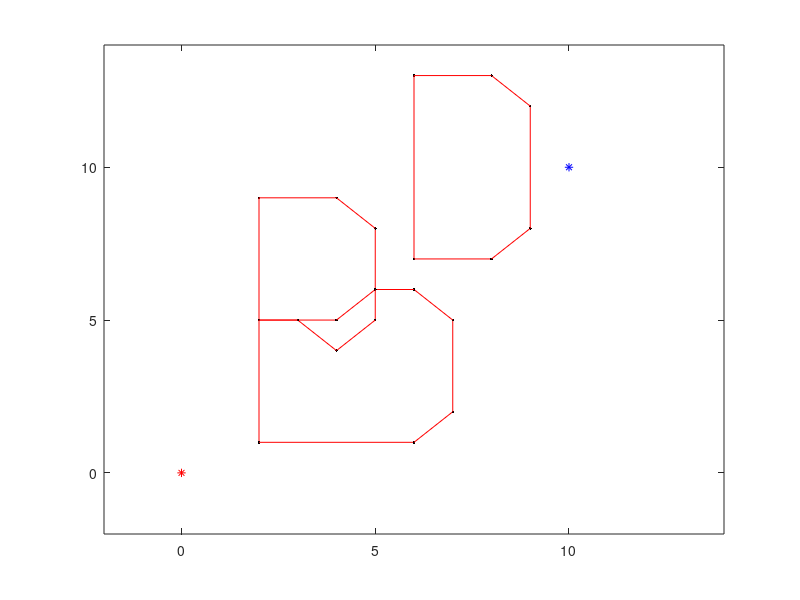

This figure's MATLAB source: (Note: this script raises an error after producing the figure.)
clear all;



%%%%%%%%%%%%%%%%%%%%%%%%%%%%%%%%%% DRAW OBSTACLES %%%%%%%%%%%%%%%%%%%%%%%%

tmp_data = importdata('input_triangle.txt',',');
size_tmp_data=size(tmp_data);
tmp_data2=cell2mat(tmp_data(1));
start=str2num(tmp_data2);
tmp_data2=cell2mat(tmp_data(2));
goal=str2num(tmp_data2);

tmp_data2=cell2mat(tmp_data(3));
obstacle1=[str2num(tmp_data2)];
obstacle1 = [obstacle1 obstacle1(1) obstacle1(2)];

tmp_data2=cell2mat(tmp_data(4));
obstacle2=[str2num(tmp_data2)];
obstacle2 = [obstacle2 obstacle2(1) obstacle2(2)];

tmp_data2=cell2mat(tmp_data(5));
obstacle3=[str2num(tmp_data2)];
obstacle3= [obstacle3 obstacle3(1) obstacle3(2)];

size_obstacle1 = size(obstacle1);
size_obstacle2 = size(obstacle2);
size_obstacle3 = size(obstacle3);


for i=1:2:size_obstacle1(2)-3
    plot(obstacle1(i),obstacle1(i+1),'k.');
    hold on;
    plot([obstacle1(i),obstacle1(i+2)],[obstacle1(i+1),obstacle1(i+3)],'r');
    hold on;
end
for i=1:2:size_obstacle2(2)-3
    plot(obstacle2(i),obstacle2(i+1),'k.');
    hold on;
    plot([obstacle2(i),obstacle2(i+2)],[obstacle2(i+1),obstacle2(i+3)],'r');
    hold on;
end
for i=1:2:size_obstacle3(2)-3
    plot(obstacle3(i),obstacle3(i+1),'k.');
    hold on;
    plot([obstacle3(i),obstacle3(i+2)],[obstacle3(i+1),obstacle3(i+3)],'r');
    hold on;
end

xlim([-2 14]);
ylim([-2 14]);
%%%%%%%%%%%%%%%%%%%%%%%%%%%%%%%%%% DRAW OBSTACLES %%%%%%%%%%%%%%%%%%%%%%%%

%%%%%%%%%%%%%%%%%%% PARAMETERS %%%%%%%%%%%%%%%%%%%%%%%%%%%%%%%%%%%%%
epsilon = 0.3;
destination_threshold = 0.1;
%%%%%%%%%%%%%%%%%%%%%%%%%%%%%%%%%%%%%%%%%%%%%%%%%%%%%%%%%%%%%%%%%%%%


Q = [start];
q_n = start;
arrived =0;
i = 1;

plot(start(1),start(2),'r*');
plot(goal(1),goal(2),'b*');

while arrived == 0
    
    %%%%%%% Random alpha  
    alpha = [rand(1)*16-2 rand(1)*16-2];
    
    %%%%%%% find q_near
    
    size_Q = size(Q);
    for j = 1:size_Q(1)
        Q_distance(j) = sqrt((alpha(1)-Q(j,1))^2 + (alpha(2)-Q(j,2))^2);
    end
    [Q_distance_min, Q_distance_index] = min(Q_distance);
    q_n = Q(Q_distance_index,:);
    Q_distance = [];

    %%%%%%% if alpha is too far, normalize by epsilon
        
    distance_alpha = sqrt((q_n(1)-alpha(1))^2+(q_n(2)-alpha(2))^2);

    if distance_alpha > epsilon
        alpha(1) = q_n(1) + (alpha(1)-q_n(1))*epsilon / distance_alpha;
        alpha(2) = q_n(2) + (alpha(2)-q_n(2))*epsilon / distance_alpha;
    end
    
    %%%%% if alpha is inside obstacle, ignore it
    alpha_inobstacle1=triangle_inobstacle(alpha,obstacle1);
    alpha_inobstacle2=triangle_inobstacle(alpha,obstacle2);
    alpha_inobstacle3=triangle_inobstacle(alpha,obstacle3);
    
    if alpha_inobstacle1==true || alpha_inobstacle2==true || alpha_inobstacle3==true 
        alpha_inobstacle = true;
    else
        alpha_inobstacle = false;
    end
    
    
    % if alpha is not inside obstacles, then start
    if alpha_inobstacle == false

%         plot(alpha(1),alpha(2),'o')
%         hold on;

        % Check the collision
        intersec = triangle_Collision_obstacle(q_n,alpha,obstacle1,obstacle2,obstacle3);
%         intersec = round(intersec,1);
        intersec = unique(intersec, 'rows');
        size_intersec = size(intersec);

        % if there is no collision, just connect.
        if isempty(intersec)==true
            q_s = alpha;
        else % if there is collision, pick the closest point to q_n and connect it.
            for j=1:size_intersec(1)
                distance(j) = sqrt((q_n(1)-intersec(j,1))^2 + (q_n(2)-intersec(j,2))^2);
            end
            [val,min_index]=min(distance);
                if size_intersec(1) == 1 && val < eps(10)
                    q_s = alpha;
                else
                    q_s=[intersec(min_index,1),intersec(min_index,2)];
%                     plot(intersec(:,1),intersec(:,2),'r*')
%                     hold on;
                end
        end
        distance = [];
%         plot(q_s(1),q_s(2),'ro')
        plot([q_s(1), q_n(1)],[q_s(2),q_n(2)],'k');
        
        if abs(q_s - goal) < destination_threshold
            arrived = 1;
        end
        
        i = size_Q(1) + 1;
        Q(i,:) = q_s;
        Q_path(i,:) = [q_n q_s];
        Q = unique(Q,'rows');

        intersec=[];
        drawnow;
    end
end

size_q_path = size(Q_path);

next = Q_path(size_q_path(1), 1:2);
flag = 0;
k = 1;
path_save(1,:) = q_s;

while flag == 0
    
    k = k+1;
    path_save(k,:) = next;
    
    for i = 1:size_q_path(1)
        if abs(Q_path(i,3:4) - next) < eps(10000) 
            next = Q_path(i, 1:2);
            break;
        end
    end
    
    
    if abs(next - start) < eps(10000)
        flag = 1;
        k = k+1;
        path_save(k,:) = next;
    end
    
end

size_path_save = size(path_save);

for i=1:size_path_save(1)-1
    cost(i) = sqrt((path_save(i,1)-path_save(i+1,1))^2 + (path_save(i,2)-path_save(i+1,2))^2);
    plot([path_save(i,1), path_save(i+1,1)],[path_save(i,2),path_save(i+1,2)],'r','LineWidth',3);
end
total_cost = sum(cost)